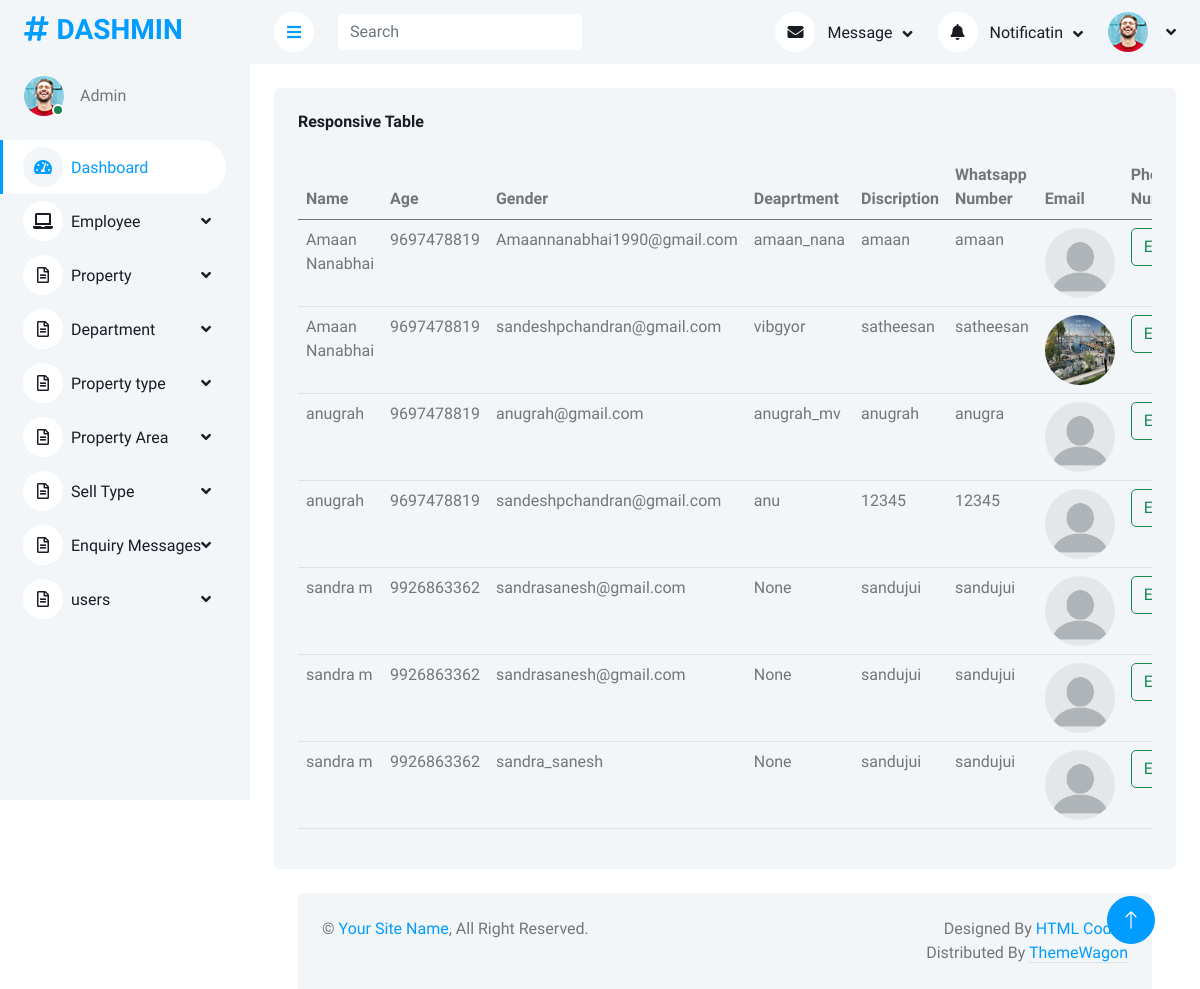
Screenshot of /MainApp/userdisplay/ with the database file from the repository.
### FrontEnd/models.py (models this page shows)
class usersignupdb(models.Model):
    uname=models.CharField(max_length=50,blank=True,null=True)
    unumber=models.CharField(max_length=50,blank=True,null=True)
    uemail=models.CharField(max_length=50,blank=True,null=True)
    uusername=models.CharField(max_length=50,blank=True,null=True,unique=True)
    upassword=models.CharField(max_length=50,blank=True,null=True)
    confirmpass=models.CharField(max_length=500,blank=True,null=True)
    uimage=models.ImageField(upload_to="user_profile",default="profile.png")

### MainApp/views.py (the view)
# urls.py: path('userdisplay/', views.userdisplay, name="userdisplay"),
def userdisplay(request):
    data=usersignupdb.objects.all()
    return render(request,"userdisplay.html",{'data':data})

### MainApp/templates/userdisplay.html (shortened to what this page needs)
<!DOCTYPE html>
{% extends 'index.html' %}
{% block content %}
<html lang="en">
<head>
</head>
<body>
<div class="bg-light rounded h-100 p-4">
                            <h6 class="mb-4">Responsive Table</h6>
                            <div class="table-responsive">
                                <table class="table">
                                    <thead>
                                       <tr>
                                       <th scope="col">Name</th>
                                        <th scope="col">Age</th>
                                        <th scope="col">Gender</th>
                                        <th scope="col">Deaprtment</th>
                                        <th scope="col">Discription</th>
                                        <th scope="col">Whatsapp Number</th>
                                        <th scope="col">Email</th>
                                        <th scope="col">Phone Number</th>
                                    </tr>
                                    </thead>
                                    <tbody>
                                 {% for i in data %}
                                    <tr>
                                        <td>{{i.uname}}</td>
                                        <td>{{i.unumber}}</td>
                                        <td>{{i.uemail}}</td>
                                        <td>{{i.uusername}}</td>
                                        <td>{{i.upassword}}</td>
                                        <td>{{i.confirmpass}}</td>
                                        <td><img class="rounded-circle" src="{{i.uimage.url}}" style="width: 70px; height: 70px;"></td>
                                        <td> <form action="{% url 'editdemployee' dataid=i.id %}">
                                            <button  class="btn btn-outline-success " >Edit</button>
                                        </form>
                                        </td>
                                    </tr>
                                {% endfor %}
                                    </tbody>
                                </table>
                            </div>
                        </div>
</body>
</html>
{% endblock %}

### MainApp/templates/index.html (shortened to what this page needs)
<!DOCTYPE html>
{% load static %}
<html lang="en">
<head>
    <link href="https://cdnjs.cloudflare.com/ajax/libs/font-awesome/5.10.0/css/all.min.css" rel="stylesheet">
    <link href="https://cdn.jsdelivr.net/npm/bootstrap-icons@1.4.1/font/bootstrap-icons.css" rel="stylesheet">
    <link href="{% static 'lib/owlcarousel/assets/owl.carousel.min.css' %}" rel="stylesheet">
    <link href="{% static 'lib/tempusdominus/css/tempusdominus-bootstrap-4.min.css' %}" rel="stylesheet" />
    <link href="{% static 'css/bootstrap.min.css' %}" rel="stylesheet">
    <link href="{% static 'css/style.css' %}" rel="stylesheet">
</head>
<body>
    <div class="container-xxl position-relative bg-white d-flex p-0">
        <div class="sidebar pe-4 pb-3">
            <nav class="navbar bg-light navbar-light">
                <a href="index.html" class="navbar-brand mx-4 mb-3">
                    <h3 class="text-primary"><i class="fa fa-hashtag me-2"></i>DASHMIN</h3>
                </a>
                <div class="d-flex align-items-center ms-4 mb-4">
                    <div class="position-relative">
                        <img class="rounded-circle" src="{% static 'img/user.jpg' %}" alt="" style="width: 40px; height: 40px;">
                        <div class="bg-success rounded-circle border border-2 border-white position-absolute end-0 bottom-0 p-1"></div>
                    </div>
                    <div class="ms-3">
                        <span>Admin</span>
                    </div>
                </div>
                <div class="navbar-nav w-100">
                    <a href="{% url 'index' %}" class="nav-item nav-link active"><i class="fa fa-tachometer-alt me-2"></i>Dashboard</a>
                    <div class="nav-item dropdown">
                        <a href="#" class="nav-link dropdown-toggle" data-bs-toggle="dropdown"><i class="fa fa-laptop me-2"></i>Employee</a>
                    </div>
                    <div class="nav-item dropdown">
                        <a href="#" class="nav-link dropdown-toggle" data-bs-toggle="dropdown"><i class="far fa-file-alt me-2"></i>Property</a>
                    </div>
                         <div class="nav-item dropdown">
                        <a href="#" class="nav-link dropdown-toggle" data-bs-toggle="dropdown"><i class="far fa-file-alt me-2"></i>Department</a>
                    </div>
                       <div class="nav-item dropdown">
                        <a href="#" class="nav-link dropdown-toggle" data-bs-toggle="dropdown"><i class="far fa-file-alt me-2"></i>Property type</a>
                              <div class="nav-item dropdown">
                        <a href="#" class="nav-link dropdown-toggle" data-bs-toggle="dropdown"><i class="far fa-file-alt me-2"></i>Property Area</a>
                    </div>
                            <div class="nav-item dropdown">
                        <a href="#" class="nav-link dropdown-toggle" data-bs-toggle="dropdown"><i class="far fa-file-alt me-2"></i>Sell Type</a>
                                 <div class="nav-item dropdown">
                        <a href="#" class="nav-link dropdown-toggle" data-bs-toggle="dropdown"><i class="far fa-file-alt me-2"></i>Enquiry Messages</a>
                    </div>
                                 <div class="nav-item dropdown">
                        <a href="#" class="nav-link dropdown-toggle" data-bs-toggle="dropdown"><i class="far fa-file-alt me-2"></i>users</a>
                    </div>
                </div>
            </nav>
        </div>
        <div class="content" >
            <nav class="navbar navbar-expand bg-light navbar-light sticky-top px-4 py-0">
                <a href="#" class="sidebar-toggler flex-shrink-0">
                    <i class="fa fa-bars"></i>
                </a>
                <form class="d-none d-md-flex ms-4">
                    <input class="form-control border-0" type="search" placeholder="Search">
                </form>
                <div class="navbar-nav align-items-center ms-auto">
                    <div class="nav-item dropdown">
                        <a href="#" class="nav-link dropdown-toggle" data-bs-toggle="dropdown">
                            <i class="fa fa-envelope me-lg-2"></i>
                            <span class="d-none d-lg-inline-flex">Message</span>
                        </a>
                    </div>
                    <div class="nav-item dropdown">
                        <a href="#" class="nav-link dropdown-toggle" data-bs-toggle="dropdown">
                            <i class="fa fa-bell me-lg-2"></i>
                            <span class="d-none d-lg-inline-flex">Notificatin</span>
                        </a>
                    </div>
                    <div class="nav-item dropdown">
                        <a href="#" class="nav-link dropdown-toggle" data-bs-toggle="dropdown">
                            <img class="rounded-circle me-lg-2" src="{% static 'img/user.jpg' %}" alt="" style="width: 40px; height: 40px;">
                        </a>
                    </div>
                </div>
            </nav>
            <div class="container-fluid pt-4 px-4">
                {% block content %}{% endblock %}
            <div class="container-fluid pt-4 px-4">
                <div class="bg-light rounded-top p-4">
                    <div class="row">
                        <div class="col-12 col-sm-6 text-center text-sm-start">
                            &copy; <a href="#">Your Site Name</a>, All Right Reserved.
                        </div>
                        <div class="col-12 col-sm-6 text-center text-sm-end">
                            Designed By <a href="https://htmlcodex.com">HTML Codex</a>
                        Distributed By <a class="border-bottom" href="https://themewagon.com" target="_blank">ThemeWagon</a>
                        </div>
                    </div>
                </div>
            </div>
        </div>
        <a href="#" class="btn btn-lg btn-primary btn-lg-square back-to-top"><i class="bi bi-arrow-up"></i></a>
    </div>
</body>
</html>

### MainApp/static/css/style.css (style rules this page uses)
:root { --primary: #009CFF; --light: #F3F6F9; --dark: #191C24; }
.back-to-top { position: fixed; display: none; right: 45px; bottom: 45px; z-index: 99; }
.btn { transition: .5s; }
.btn.btn-primary { color: #FFFFFF; }
.btn-lg-square { width: 48px; height: 48px; }
.btn-square, .btn-sm-square, .btn-lg-square { padding: 0; display: inline-flex; align-items: center; justify-content: center; font-weight: normal; border-radius: 50px; }
.sidebar { position: fixed; top: 0; left: 0; bottom: 0; width: 250px; height: 100vh; overflow-y: auto; background: var(--light); transition: 0.5s; z-index: 999; }
.content { margin-left: 250px; min-height: 100vh; background: #FFFFFF; transition: 0.5s; }
@media (min-width: 992px) { .sidebar { margin-left: 0; } }
@media (min-width: 992px) { .content { width: calc(100% - 250px); } }
.sidebar .navbar .navbar-nav .nav-link { padding: 7px 20px; color: var(--dark); font-weight: 500; border-left: 3px solid var(--light); border-radius: 0 30px 30px 0; outline: none; }
.sidebar .navbar .navbar-nav .nav-link:hover, .sidebar .navbar .navbar-nav .nav-link.active { color: var(--primary); background: #FFFFFF; border-color: var(--primary); }
.sidebar .navbar .navbar-nav .nav-link i { width: 40px; height: 40px; display: inline-flex; align-items: center; justify-content: center; background: #FFFFFF; border-radius: 40px; }
.sidebar .navbar .navbar-nav .nav-link:hover i, .sidebar .navbar .navbar-nav .nav-link.active i { background: var(--light); }
.sidebar .navbar .dropdown-toggle::after { position: absolute; top: 15px; right: 15px; border: none; content: "\f107"; font-family: "Font Awesome 5 Free"; font-weight: 900; transition: .5s; }
.content .navbar .navbar-nav .nav-link { margin-left: 25px; padding: 12px 0; color: var(--dark); outline: none; }
.content .navbar .sidebar-toggler, .content .navbar .navbar-nav .nav-link i { width: 40px; height: 40px; display: inline-flex; align-items: center; justify-content: center; background: #FFFFFF; border-radius: 40px; }
.content .navbar .dropdown-toggle::after { margin-left: 6px; vertical-align: middle; border: none; content: "\f107"; font-family: "Font Awesome 5 Free"; font-weight: 900; transition: .5s; }

### rows the page displays
usersignupdb: uname "Amaan Nanabhai", unumber "9697478819", uemail "Amaannanabhai1990@gmail.com", uusername "amaan_nana", upassword "amaan", confirmpass "amaan", uimage (placeholder picture)
usersignupdb: uname "Amaan Nanabhai", unumber "9697478819", uemail "sandeshpchandran@gmail.com", uusername "vibgyor", upassword "satheesan", confirmpass "satheesan", uimage (picture)
usersignupdb: uname "anugrah", unumber "9697478819", uemail "anugrah@gmail.com", uusername "anugrah_mv", upassword "anugrah", confirmpass "anugra", uimage (placeholder picture)
usersignupdb: uname "anugrah", unumber "9697478819", uemail "sandeshpchandran@gmail.com", uusername "anu", upassword "12345", confirmpass "12345", uimage (placeholder picture)
usersignupdb: uname "sandra m", unumber "9926863362", uemail "sandrasanesh@gmail.com", uusername "None", upassword "sandujui", confirmpass "sandujui", uimage (placeholder picture)
usersignupdb: uname "sandra m", unumber "9926863362", uemail "sandrasanesh@gmail.com", uusername "None", upassword "sandujui", confirmpass "sandujui", uimage (placeholder picture)
usersignupdb: uname "sandra m", unumber "9926863362", uemail "sandra_sanesh", uusername "None", upassword "sandujui", confirmpass "sandujui", uimage (placeholder picture)
